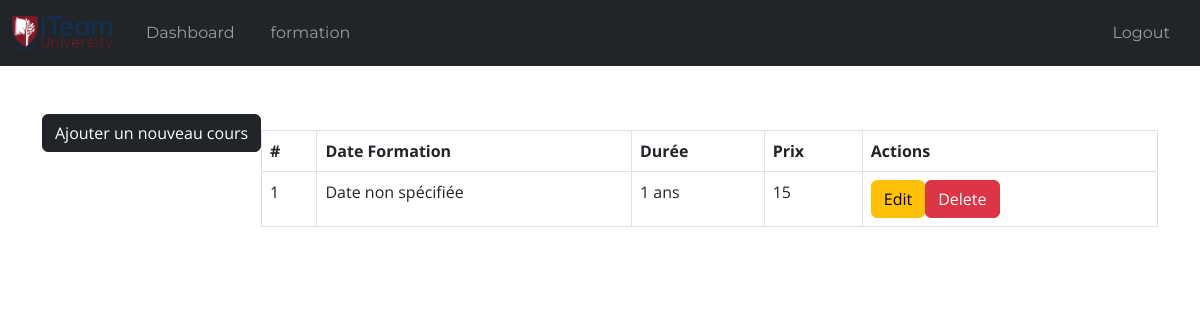
Page /former/course.php on the committed database.
### tables this page shows
CREATE TABLE `formation` (
  `id_f` int(11) NOT NULL,
  `date-d` date NOT NULL,
  `durre` varchar(25) NOT NULL,
  `prix` int(11) NOT NULL
);

### former/course.php (the view, shortened to what this page needs)
<?php
include('includes/dbconnection.php');
function getAllSubjects($dbh) {
  $sql = "SELECT * FROM formation";
  $stmt = $dbh->prepare($sql);
  $stmt->execute();
  if ($stmt->rowCount() >= 1) {
    $subjects = $stmt->fetchAll();
    return $subjects;
  } else {
    return [];
  }
}
function generateCoursesTable($courses) {
  if (count($courses) > 0) {
    echo '<div class="table-responsive">';
    echo '<table class="table table-bordered mt-3 n-table">';
    echo '<thead><tr><th scope="col">#</th><th scope="col">Date Formation</th><th scope="col">Durée</th><th scope="col">Prix</th><th scope="col">Actions</th></tr></thead><tbody>';
    foreach ($courses as $course) {
      echo '<tr>';
      echo '<td>' . htmlspecialchars($course['id_f']) . '</td>';
      if (!empty($course['date_d'])) {
        $dateFormation = new DateTime($course['date_d']);
        echo '<td>' . htmlspecialchars($dateFormation->format('Y-m-d')) . '</td>';
      } else {
        echo '<td> Date non spécifiée </td>';
      }
      echo '<td>' . htmlspecialchars($course['durre']) . '</td>';
      echo '<td>' . htmlspecialchars($course['prix']) . '</td>';
      echo '<td>';
      echo '<a href="course-edit.php?idf=' . $course['id_f'] . '" class="btn btn-warning">Edit</a>';
      echo '<a href="course-delete.php?idf=' . $course['id_f'] . '" class="btn btn-danger">Delete</a>';
      echo '</td>';
      echo '</tr>';
    }
    echo '</tbody></table></div>';
  } else {
    echo '<div class="alert alert-info .w-450 m-5" role="alert">Aucune formation trouvée.</div>';
  }
}
$courses = getAllSubjects($dbh);
?>
<!DOCTYPE html>
<html lang="en">
<head>
    <link rel="stylesheet" href="https://cdn.jsdelivr.net/npm/bootstrap@5.2.0/dist/css/bootstrap.min.css">
    <link rel="stylesheet" href="../css/style.css">
    <link rel="stylesheet" href="https://cdnjs.cloudflare.com/ajax/libs/font-awesome/4.7.0/css/font-awesome.min.css">
</head>
<body>
    <?php include "inc/navbar.php"; ?>
    <div class="container mt-5">
        <a href="course-add.php" class="btn btn-dark">Ajouter un nouveau cours</a>
        <?php generateCoursesTable($courses); ?>
    </div>
</body>
</html>

### css/style.css (style rules this page uses)
* { box-sizing: border-box; margin: 0; padding: 0; }
html { scroll-behavior: smooth; }
body { background: #fff; font-family: "Open Sans", sans-serif; }
a, button { float: left; font-family: "Montserrat", sans-serif; font-weight: 500; font-size: 15px; color: #2e3d49; display: block; text-decoration: none; text-align: center; }

### rows in the picture
formation: id_f "1", durre "1 ans", prix "15"
